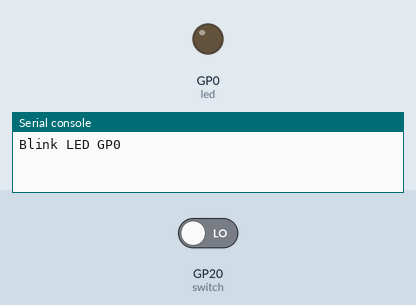
The program below on a simulated Raspberry Pi Pico running CircuitPython. Shown: output pins drawn as LEDs (lit = HIGH), the last lines printed to the serial console. Inputs (shaded band) come from the test bench; at power-on: GP20 (switch) LOW.

Above: at 1.2 s.
1.3 s: GP20 (switch) driven HIGH
At 2.8 s:
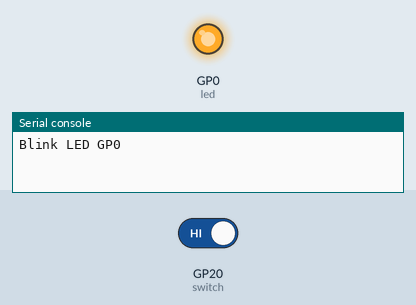
7.3 s: GP20 (switch) driven LOW
At 11.3 s:
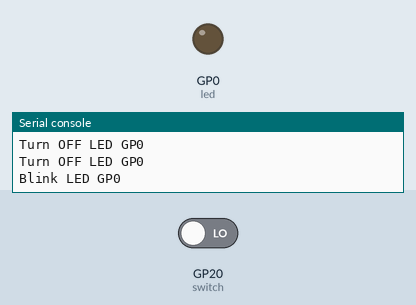
Timing chart, 0 to 21.5 s (numbered marks = the images above; inputs shaded):
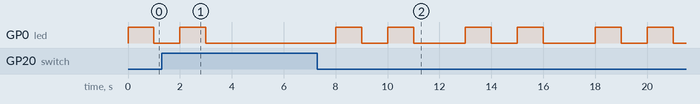

The program:

04pb_LED.py
```python
"""
Example for Pi Pico W. Blink An External LED (GP0)
Push Button at pin GP20 (Active LOW)
"""

import time
import board
import digitalio

led = digitalio.DigitalInOut(board.GP0)
led.direction = digitalio.Direction.OUTPUT

switch = digitalio.DigitalInOut(board.GP20)
switch.direction = digitalio.Direction.INPUT

def blinkled():
    print("Blink LED GP0")
    led.value = True
    time.sleep(1)
    led.value = False
    time.sleep(1)
    led.value = True
    time.sleep(1)
    led.value = False
    time.sleep(1)

def ledoff():
    led.value = False
    print("Turn OFF LED GP0")

while True:
    if switch.value== True:
        ledoff()
    else:
        blinkled()
    time.sleep(1)
```

Measured:
- after the input at 1.3 s, GP0 (led): goes on until 3.0 s, then stays LOW
- after the input at 7.3 s, GP0 (led): LOW → HIGH after 0.70 s, then repeats every 5.0 s: LOW 1.0 s, HIGH 1.0 s, LOW 2.0 s, HIGH 1.0 s
